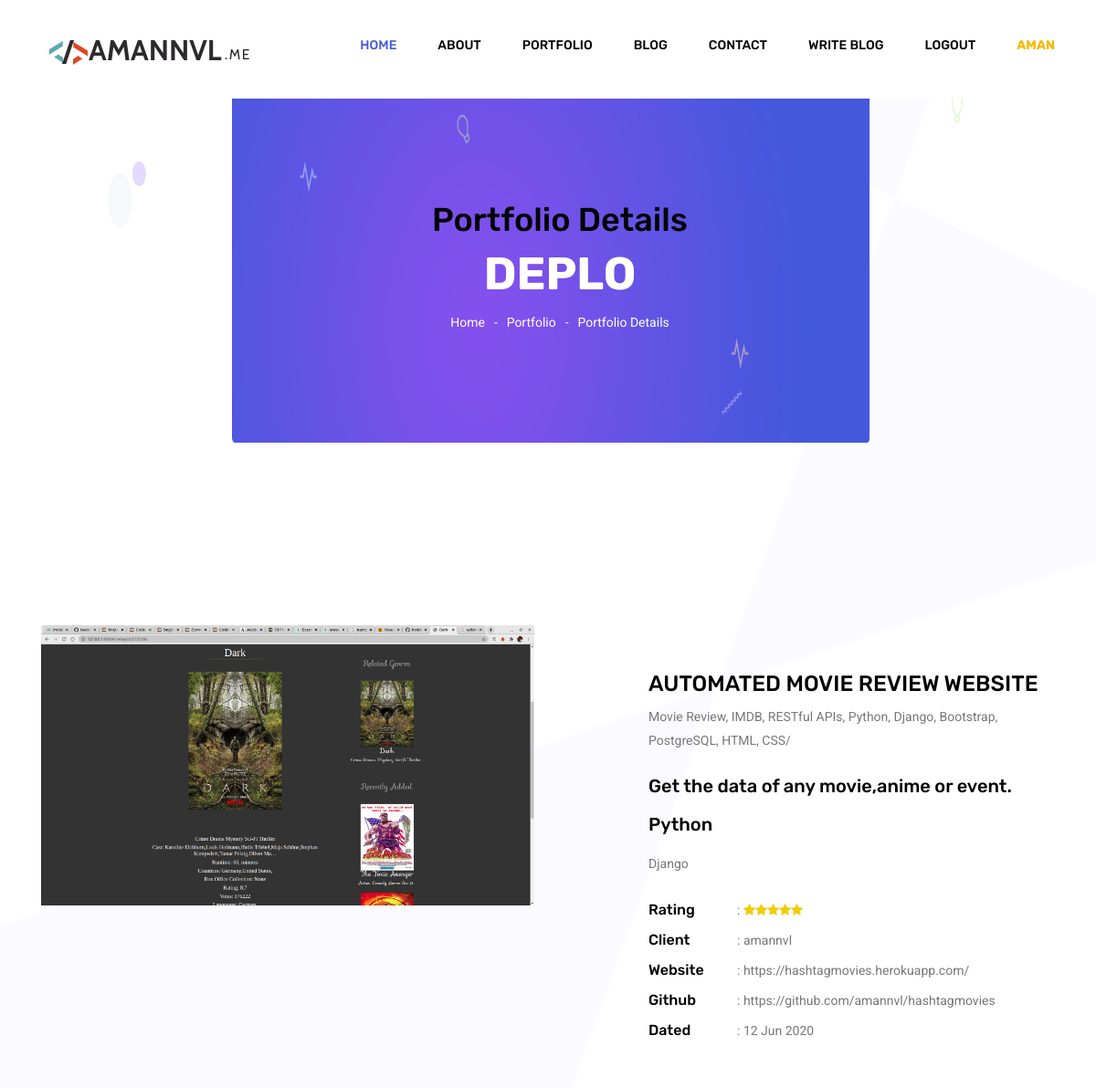
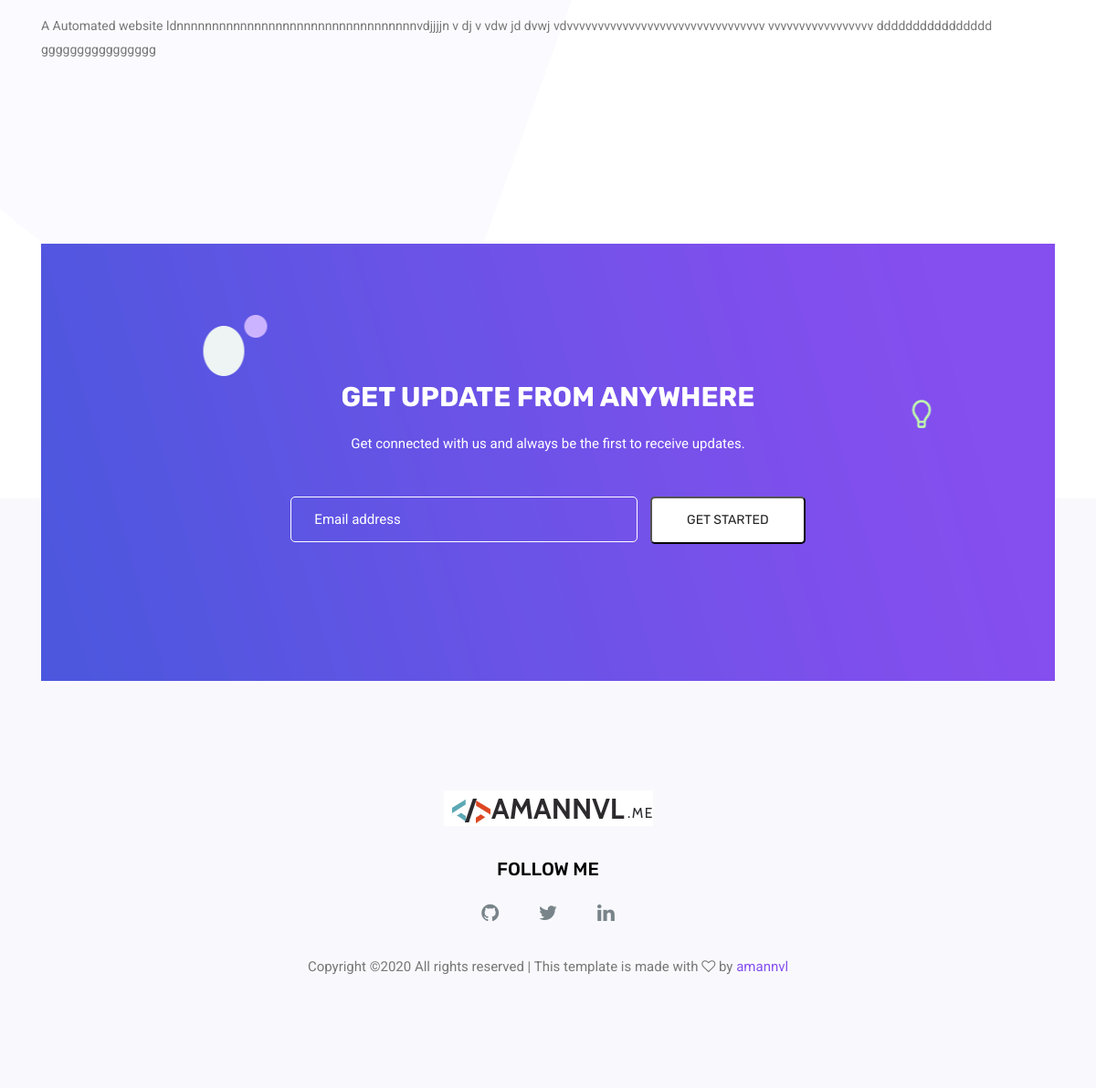
/1/ (signed in), run on the app's committed database (2 pictures, top to bottom).
### web/models.py (models this page shows, shortened)
class Project(models.Model):
    p_id = models.AutoField(primary_key=True)
    title = models.TextField(null=True, default="")
    github_url = models.URLField(null=True, blank=True, default="")
    desc = models.TextField(null=True, default="")
    language = models.CharField(null=True, max_length=150, default="")
    framework = models.CharField(max_length=250, default="")
    client = models.CharField(max_length=250, default="")
    date = models.CharField(max_length=100, default="")
    keyword = models.CharField(null=True, max_length=350, default="")
    subtitle = models.CharField(max_length=300, default="")
    web_url = models.URLField(null=True, blank=True, default="")
    image_url = models.ImageField(null=True, blank=True, default="")

### web/views.py (the view)
# urls.py: path("<int:p_id>/", views.portfoliodetails, name="portfoliodetails"),
def portfoliodetails(request, p_id):
    post = Project.objects.filter(p_id=p_id).first()
    context = {'post': post}
    return render(request, 'web/portfolio-details.html', context)

### web/templates/web/portfolio-details.html (shortened to what this page needs)
{% extends 'web/basic.html' %}
{% load static %}
    {% block body %}
    <section class="banner_area">
        <div class="banner_inner d-flex align-items-center">
            <div class="container">
                <div class="banner_content text-center">
                    <h1>Portfolio Details</h1>
                    <h2>Development Projects</h2>
                    <div class="page_link">
                        <a href="/">Home</a>
                        <a href="/portfolio">Portfolio</a>
                        <a href="/{{ post.p_id }}">Portfolio Details</a>
                    </div>
                </div>
            </div>
        </div>
    </section>
	<section class="portfolio_details_area section_gap">
        <div class="container">
            <div class="portfolio_details_inner">
                <div class="row">
                    <div class="col-lg-6">
                        <div class="left_img">
                            <img class="img-fluid" src="{{ post.image_url.url }}" alt="{{ post.title }}">
                        </div>
                    </div>
                    <div class="offset-lg-1 col-lg-5">
                        <div class="portfolio_right_text mt-30">
                            <h3 class="text-uppercase">{{ post.title }}</h3>
                            <p>{{ post.keyword }}</p>
                            <h4>
                                {{ post.subtitle }}
                            </h4>
                            <h4>{{ post.language }}</h4>
                            <p>{{ post.framework }}</p>
                            <ul class="list">
                                <li><span>Rating</span>: <i class="fa fa-star"></i><i class="fa fa-star"></i><i class="fa fa-star"></i><i class="fa fa-star"></i><i
                                        class="fa fa-star"></i></li>
                                <li><span>Client</span>: {{ post.client }}</li>
                                <li><span>Website</span>: {{ post.web_url }}</li>
                                <li><span>Github</span>: {{ post.github_url }}</li>
                                <li><span>Dated</span>: {{ post.date }}</li>
                            </ul>
                        </div>
                    </div>
                </div>
                <p>{{ post.desc }}</p>
            </div>
        </div>
    </section>
	{% endblock %}

### web/templates/web/basic.html (shortened to what this page needs)
<!doctype html>
<html lang="en">
{% load static %}
<head>
<link href='https://api.mapbox.com/mapbox-gl-js/v1.11.0/mapbox-gl.css' rel='stylesheet' />
	<link rel="stylesheet" href="{% static 'web/css/bootstrap.css' %}">
	<link rel="stylesheet" href="{% static 'web/vendors/linericon/style.css' %}">
	<link rel="stylesheet" href="{% static 'web/css/font-awesome.min.css' %}">
	<link rel="stylesheet" href="{% static 'web/vendors/owl-carousel/owl.carousel.min.css' %}">
	<link rel="stylesheet" href="{% static 'web/css/magnific-popup.css' %}">
	<link rel="stylesheet" href="{% static 'web/vendors/nice-select/css/nice-select.css' %}">
	<link rel="stylesheet" href="{% static 'web/css/style.css' %}">
</head>
<body>
	<header class="header_area">
		<div class="main_menu">
			<nav class="navbar navbar-expand-lg navbar-light">
				<div class="container">
					<a class="navbar-brand logo_h" href="/"><img src="{% static 'web/img/logoimage.png' %}" alt="amannvl"></a>
					<div class="collapse navbar-collapse offset" id="navbarSupportedContent">
						<ul class="nav navbar-nav menu_nav justify-content-end">
							<li class="nav-item active"><a class="nav-link" href="/">Home</a></li>
							<li class="nav-item"><a class="nav-link" href="/about">About</a></li>
							<li class="nav-item"><a class="nav-link" href="/portfolio">Portfolio</a></li>
							<li class="nav-item"><a class="nav-link" href="/blog">Blog</a></li>
							<li class="nav-item"><a class="nav-link" href="/contact">Contact</a></li>
							{% if user.is_authenticated %}
							<li class="nav-item"><a class="nav-link" href="/blogwrite">Write Blog</a></li>
							<li class="nav-item"><form method="post"><a class="nav-link" href="/logout">Logout</a></form></li>
							<li class="nav-item"><h1 class="nav-link"><b>{{ request.user }}</b></h1></li>
							{% else %}
							<li class="nav-item"><a class="nav-link" href="/signup">SignUp</a></li>
							<li class="nav-item"><a class="nav-link" href="/login">Login</a></li>
							{% endif %}
						</ul>
					</div>
				</div>
			</nav>
		</div>
	</header>
 {% block body %}  {% endblock %}
	<section class="newsletter_area">
		<div class="container">
			<div class="row justify-content-center align-items-center">
				<div class="col-lg-12">
					<div class="subscription_box text-center">
						<h2 class="text-uppercase text-white">get update from anywhere</h2>
						<p class="text-white">
							Get connected with us and always be the first to receive updates.
						</p>
						<div class="subcribe-form" id="mc_embed_signup">{% csrf_token %}
							<form target="_blank" novalidate="true" action="/" method="post" class="subscription relative">{% csrf_token %}
								<input name="email" id="email" placeholder="Email address" onfocus="this.placeholder = 'Email address'" onblur="this.placeholder = 'Email address'" required="" type="email">
								<button class="primary-btn hover d-inline">Get Started</button>
							</form>
						</div>
					</div>
				</div>
			</div>
		</div>
	</section>
	<footer class="footer_area">
        <div class="container">
            <div class="row justify-content-center">
                <div class="col-lg-12">
                    <div class="footer_top flex-column">
                        <div class="footer_logo">
                            <a href="https://www.amannvl.me/">
                                <img src="{% static 'web/img/logo.jpg' %}" alt="">
                            </a>
                            <h4>Follow Me</h4>
                        </div>
                        <div class="footer_social">
                            <a href="https://github.com/amannvl"><i class="fa fa-github"></i></a>
                            <a href="https://twitter.com/amannvl"><i class="fa fa-twitter"></i></a>
                            <a href="https://www.linkedin.com/in/amannvl/"><i class="fa fa-linkedin"></i></a>
                        </div>
                    </div>
                </div>
            </div>
            <div class="row footer_bottom justify-content-center">
                <p class="col-lg-8 col-sm-12 footer-text">
Copyright &copy;<script>document.write(new Date().getFullYear());</script> All rights reserved | This template is made with <i class="fa fa-heart-o" aria-hidden="true"></i> by <a href="https://amannvl.me" target="_blank">amannvl</a>
</p>
            </div>
        </div>
    </footer>
</body>
</html>

### data on the page
Project: image_url (picture), title "AUTOMATED MOVIE REVIEW WEBSITE", keyword "Movie Review, IMDB, RESTful APIs, Python, Django, Bootstrap, PostgreSQL, HTML, CSS/", subtitle "Get the data of any movie,anime or event.", language "Python", framework "Django", client "amannvl", web_url "https://hashtagmovies.herokuapp.com/", github_url "https://github.com/amannvl/hashtagmovies", date "12 Jun 2020", desc "A Automated website ldnnnnnnnnnnnnnnnnnnnnnnnnnnnnnnnnnnvdjjjjn v dj v vdw jd dvwj vdvvvvvvvvvvvvvvvvvvvvvvvvvvvvvvvv vvvvvvvvvvvvvvvvv dddddddddddddddd gggggggggggggggg"

### other printed values
{{ request.user }} "AMAN"
